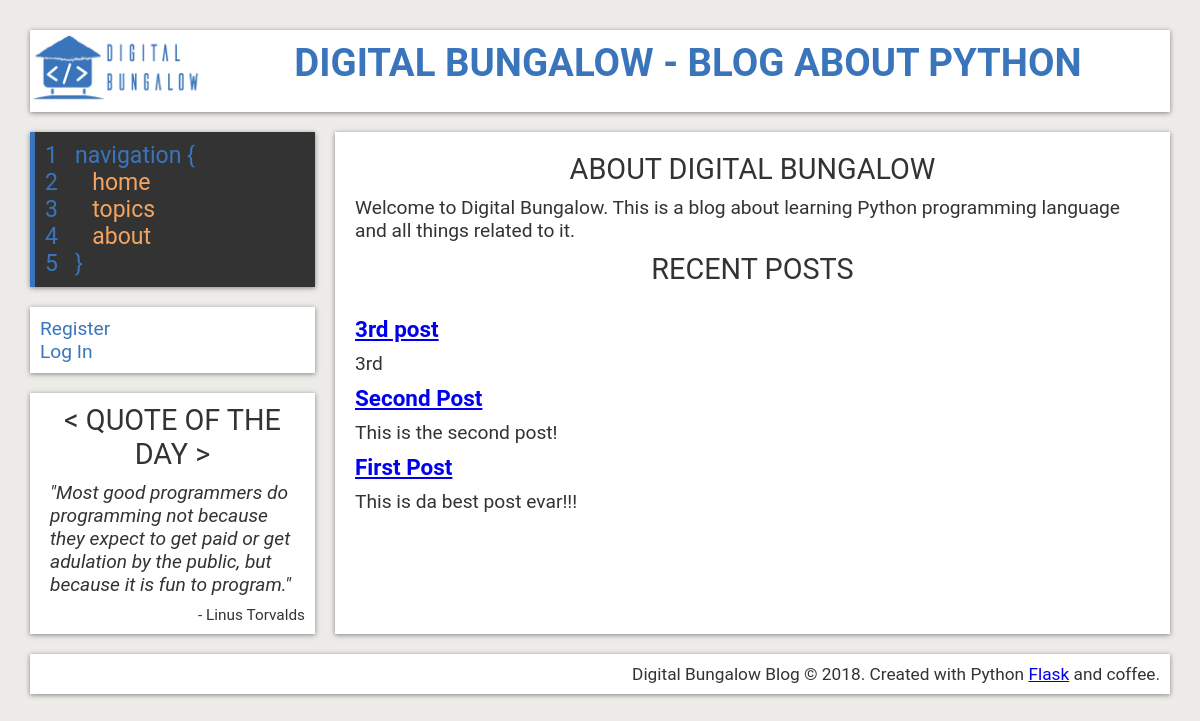
Page /home on the earlier database version.
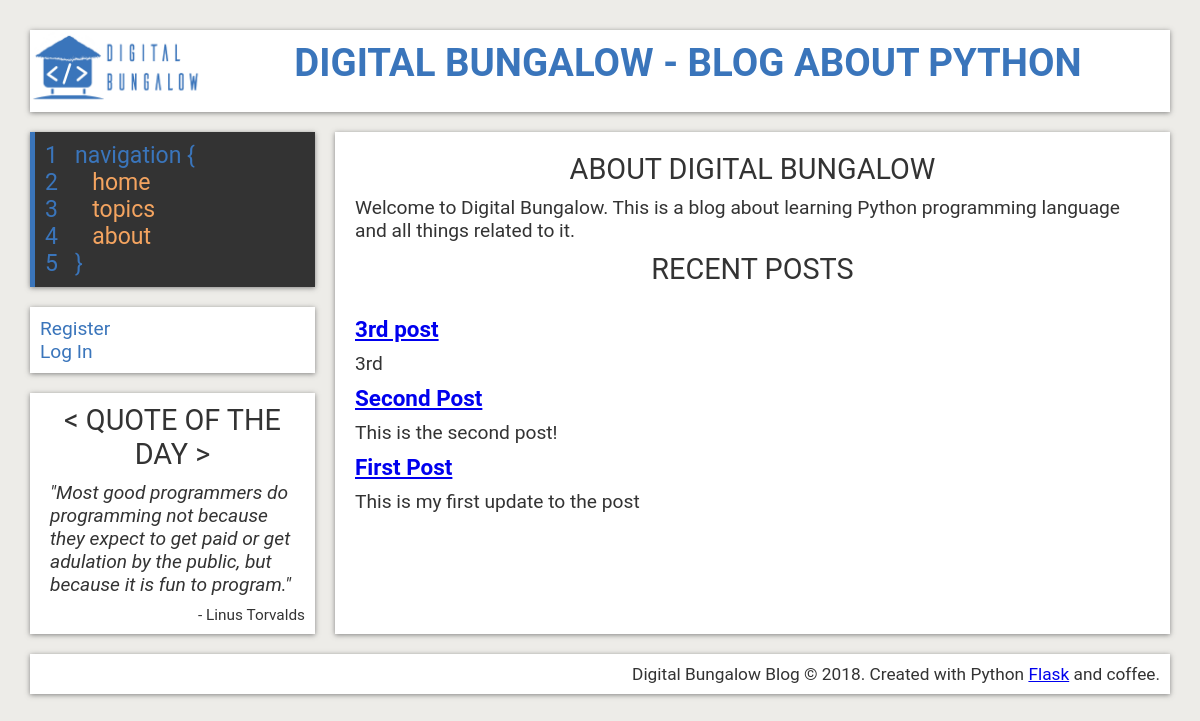
Same page on the later database version.
### flaskblog/models.py (models this page shows, shortened)
class Post(db.Model):
    id = db.Column(db.Integer, primary_key=True)
    title = db.Column(db.String(100), nullable=False)
    date_posted = db.Column(db.DateTime, nullable=False, default=datetime.utcnow)
    content = db.Column(db.Text, nullable=False)
    topic_id = db.Column(db.Integer, db.ForeignKey('topic.id'), nullable=False)
    user_id = db.Column(db.Integer, db.ForeignKey('user.id'), nullable=False)

### flaskblog/routes.py (the view)
@app.route("/")
@app.route("/home")
def home():
    posts = Post.query.order_by(Post.date_posted.desc()).limit(5).all()
    return render_template('home.html', posts=posts)

### flaskblog/templates/home.html
{% extends "layout.html" %}
{% block content %}
  <article class="hp-content">
    <section class="hp-info">
      <h2>About Digital Bungalow</h2>
      <p>Welcome to Digital Bungalow. This is a blog about learning Python
        programming language and all things related to it. </p>
    </section>
    <h2>Recent Posts</h2>
    <section class="hp-recent">
      {% for post in posts %}
        <h3><a href="{{ url_for('post', post_title=post.title) }}">{{ post.title }}</a></h3>
        <div class="post-text">
          {{ post.content[:100] }}
        </div>
      {% endfor %}
    </section>
  </article>
{% endblock content %}

Differences in the rows shown:
changed Post "First Post": content "This is da best post evar!!!" → "This is my first update to the post"
